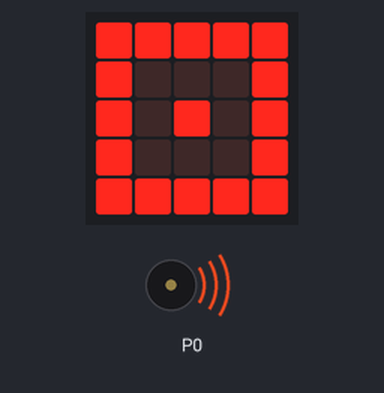
A program run on a simulated BBC micro:bit (MakeCode). On the bench: the board's 5×5 LED display, buzzer (waves = sounding).

Above: at 0.5 s.
At 8.5 s:
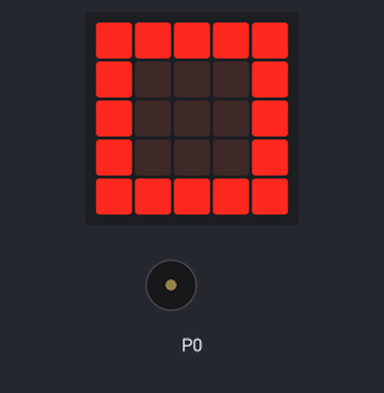
At 10.3 s:
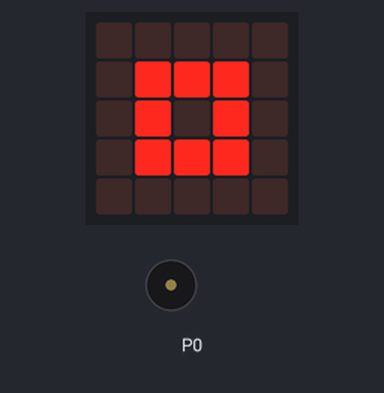
At 14.84 s:
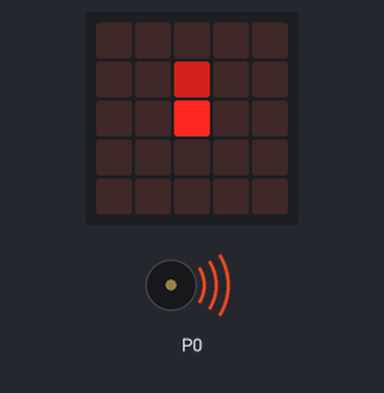
Timing chart, 0 to 40.0 s (numbered marks = the images above):
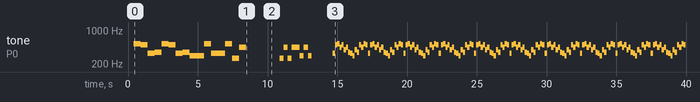

The program:

main.ts
```typescript
basic.showLeds(`
    # # # # #
    # . . . #
    # . # . #
    # . . . #
    # # # # #
    `)
music.play(music.stringPlayable("C5 B E F C5 B E F ", 120), music.PlaybackMode.UntilDone)
music.play(music.stringPlayable("D D C5 E E C5 C A ", 120), music.PlaybackMode.UntilDone)
basic.clearScreen()
basic.showIcon(IconNames.Square)
basic.showIcon(IconNames.SmallSquare)
basic.showIcon(IconNames.Square)
basic.showIcon(IconNames.SmallSquare)
music.play(music.stringPlayable("C A C A A D A D ", 209), music.PlaybackMode.UntilDone)
turtle.forward(1)
turtle.back(1)
turtle.forward(1)
turtle.back(1)
turtle.forward(1)
turtle.back(1)
basic.forever(function () {
    music.play(music.stringPlayable("E B C5 A B G A F ", 386), music.PlaybackMode.UntilDone)
    music.play(music.stringPlayable("E D G F B A C5 B ", 386), music.PlaybackMode.UntilDone)
})
```

test.ts
```typescript
// tests gaan hier; deze zal niet worden gecompileerd wanneer dit pakket wordt gebruikt als extensie.
```

Measured:
- by itself, tone on P0: plays 523 Hz for 0.51 s, 494 Hz for 0.51 s, 330 Hz for 0.51 s, 349 Hz for 0.51 s, 523 Hz for 0.51 s, 494 Hz for 0.51 s … (181 notes in this stretch)
- what the display in image 1 shows lasts 0.6 s, from 8.5 s to 9.1 s
- what the display in image 2 shows lasts 2.9 s, from 10.3 s to 13.2 s
